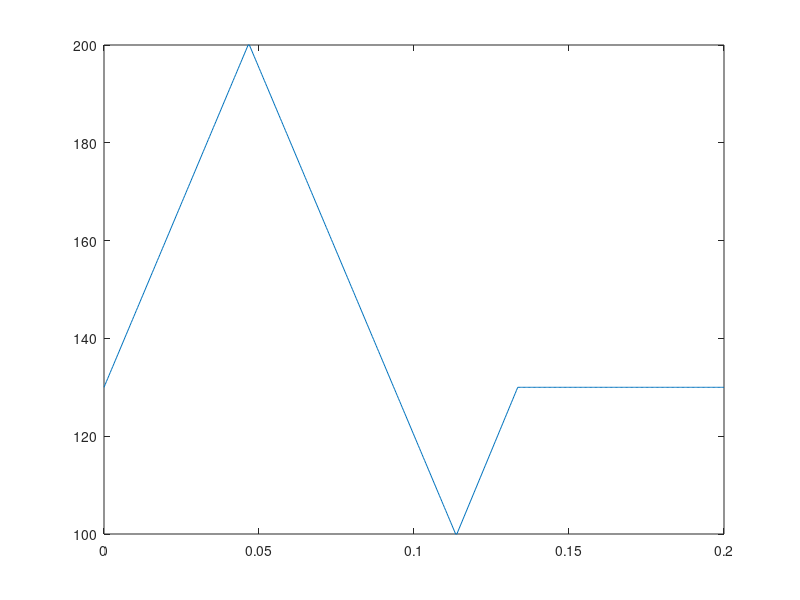

The MATLAB script that drew this image: (Note: this script raises an error after producing the figure.)
clc
clear
close all
%% Params

f = 5.0; % Hz
T = 1/f;

N = 500;
publish_rate = f*N

V_thrust = 1500; % mm/s
V_swing = 1500; % mm/s
V_return = 1500; % mm/s

L_touchdown = 130; % mm
L_liftoff = 200; % mm
L_swing = 100; % mm


%% Calculation

h = L_touchdown*ones(N,1);
t = linspace(0,T,N);

% thrust phase (1)
dh_thrust = L_liftoff - L_touchdown;
T_thrust = dh_thrust / V_thrust;
i_thrust = int32(T_thrust / T * N);
t_thrust = linspace(0,T_thrust,i_thrust);
h(1:i_thrust) = L_touchdown + (t_thrust/T_thrust).*(dh_thrust);

% swing phase (2)
dh_swing = L_swing - L_liftoff;
T_swing = -dh_swing / V_swing;
i_swing = int32(T_swing / T * N);
t_swing = -linspace(0,T_swing,i_swing);
h(i_thrust+1:i_thrust+i_swing) = L_liftoff - (t_swing/T_swing).*dh_swing;

% return phase (3)
dh_return = L_touchdown - L_swing;
T_return = dh_return / V_return;
i_return = int32(T_return / T * N);
t_return = linspace(0,T_return,i_return);
h(i_thrust+i_swing+1:i_thrust+i_swing+i_return) = L_swing + (t_return/T_return).*dh_return;

%% Visualize

figure
plot(t,h)


%% Save

x = zeros(N,1);
z = zeros(N,1);
dat = [x -h z];
writematrix(dat, 'hop-test.csv', 'Delimiter', ',')
